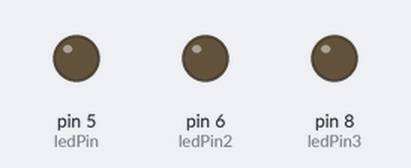
The sketch below on a simulated Arduino Uno, built with avr-gcc and run on an emulated ATmega328P. On the bench: output pins drawn as LEDs (lit = HIGH).

Above: at 0.3 s.
At 2.45 s:
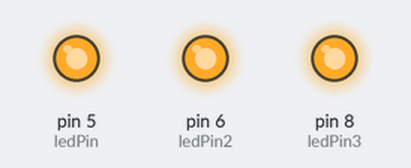
Timing chart, 0 to 3.0 s (numbered marks = the images above):
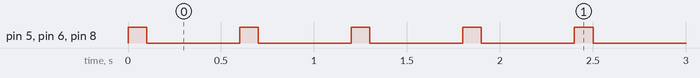

The sketch:

ledBlink.ino
```cpp
int ledPin = 5;
int ledPin2 = 6;
int ledPin3 = 8;

void setup() {
  pinMode(ledPin, OUTPUT);
  pinMode(ledPin2, OUTPUT);
  pinMode(ledPin3, OUTPUT);

}

void loop() {
  digitalWrite(ledPin, HIGH);
  digitalWrite(ledPin2, HIGH);
  digitalWrite(ledPin3, HIGH);
  delay(100);
  digitalWrite(ledPin, LOW);
  digitalWrite(ledPin2, LOW);
  digitalWrite(ledPin3, LOW);
  delay(500);

}
```

Measured:
- by itself, pin 5 (ledPin), pin 6 (ledPin2), pin 8 (ledPin3): alternates HIGH for 0.10 s and LOW for 0.50 s
